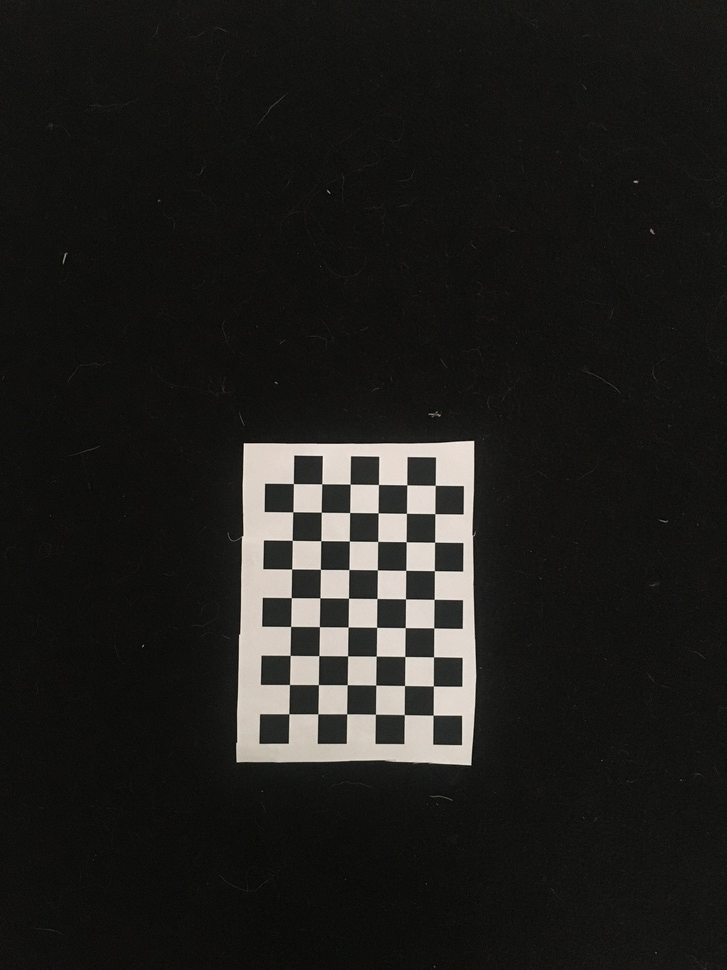
#> input picture training_imgs/chessboards/IMG_0829.JPG, 727 x 970 px, shrunk from 3024 x 4032 before the run; its folder holds only this picture in this run
$ python cal2.py
#> lines starting #> are read from the running program, lines starting #| are printed output that depends on the picture; after the words box and inside, x2 and y2 are one past the last pixel; in counts of white or black regions, pixels touching at a corner belong together
import numpy as np
import cv2
import glob

def matrixcalc ():
    # termination criteria
    criteria = (cv2.TERM_CRITERIA_EPS + cv2.TERM_CRITERIA_MAX_ITER, 30, 0.001)

    # prepare object points, like (0,0,0), (1,0,0), (2,0,0) ....,(6,5,0)
    objp = np.zeros((6*9,3), np.float32)
    objp[:,:2] = np.mgrid[0:6,0:9].T.reshape(-1,2)

    # Arrays to store object points and image points from all the images.
    objpoints = [] # 3d point in real world space
    imgpoints = [] # 2d points in image plane.

    images = glob.glob('training_imgs/chessboards/*.JPG')
    for fname in images:
        img = cv2.imread(fname)
#> img is the input picture: shape (970, 727, 3); mean B, G, R 28.7, 31.4, 32.1
        gray = cv2.cvtColor(img,cv2.COLOR_BGR2GRAY)

        # Find the chess board corners
        ret, corners = cv2.findChessboardCorners(gray, (6, 9),None)
#> ret = True; corners = 54 rows, first 8: [433.2, 715.1], [404.2, 714.6], [375.4, 714.2], [346.7, 713.7], [317.9, 713.8], [288.8, 713.7], [433.4, 685.9], [404.5, 685.5]

        # If found, add object points, image points (after refining them)
        if ret == True:
            objpoints.append(objp)

            corners2 = cv2.cornerSubPix(gray,corners,(11,11),(-1,-1),criteria)
#> corners2 = 54 rows, first 8: [433.1, 715.2], [404.3, 714.6], [375.4, 714.2], [346.6, 713.8], [317.8, 713.8], [288.8, 713.8], [433.4, 686], [404.5, 685.5]
            imgpoints.append(corners2)

            # Draw and display the corners
            img = cv2.drawChessboardCorners(img, (6, 9), corners2,ret)
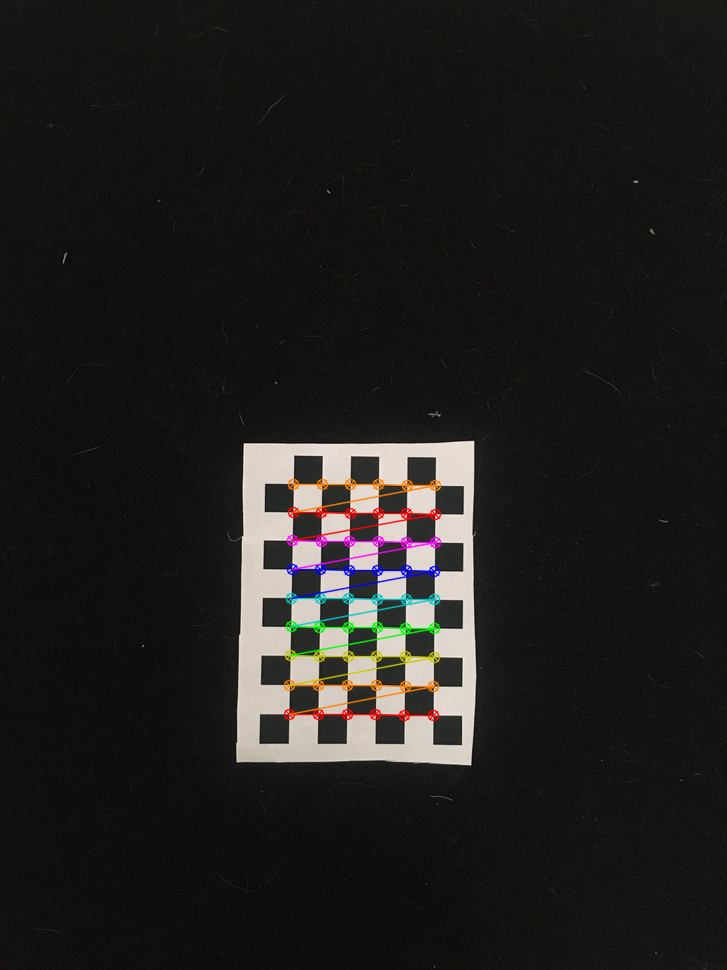
#> img: shape (970, 727, 3); 1.62% of pixels changed, all inside (x1, y1, x2, y2) = (283, 478, 442, 722)
            # cv2.imshow('img',img)
            # cv2.waitKey(500)

    ret, mtx, dist, rvecs, tvecs = cv2.calibrateCamera(objpoints, imgpoints, gray.shape[::-1],None,None)
#> ret = 0.0885; mtx = [[1167.8, 0, 355.8], [0, 1171, 394], [0, 0, 1]]; dist = [[0.693, -5.33, -0.037, -0.00227, 27.36]]; rvecs = ([0.0209, -0.018, -3.13],); tvecs = ([2.69, 11.22, 41.08],)

    np.save('Callibration_files/mtx_gustav.npy', mtx)
    np.save('Callibration_files/dist_gustav.npy', dist)
    return mtx, dist

    img = cv2.imread('training_imgs/chessboards/IMG_0833.JPG')
    h,  w = img.shape[:2]
    newcameramtx, roi=cv2.getOptimalNewCameraMatrix(mtx,dist,(w,h),1,(w,h))

    # undistort
    mapx,mapy = cv2.initUndistortRectifyMap(mtx,dist,None,newcameramtx,(w,h),5)
    dst = cv2.remap(img,mapx,mapy,cv2.INTER_LINEAR)

    # crop the image
    x,y,w,h = roi
    cv2.imwrite('calibresult.png', dst[y:y + h, x:x + w])

    np.save('Callibration_files/callibration_gustav.npy', dst[y:y + h, x:x + w])  # save

    cv2.destroyAllWindows()

    return dst

matrixcalc()

$ run again, on training_imgs/chessboards/IMG_0834.JPG
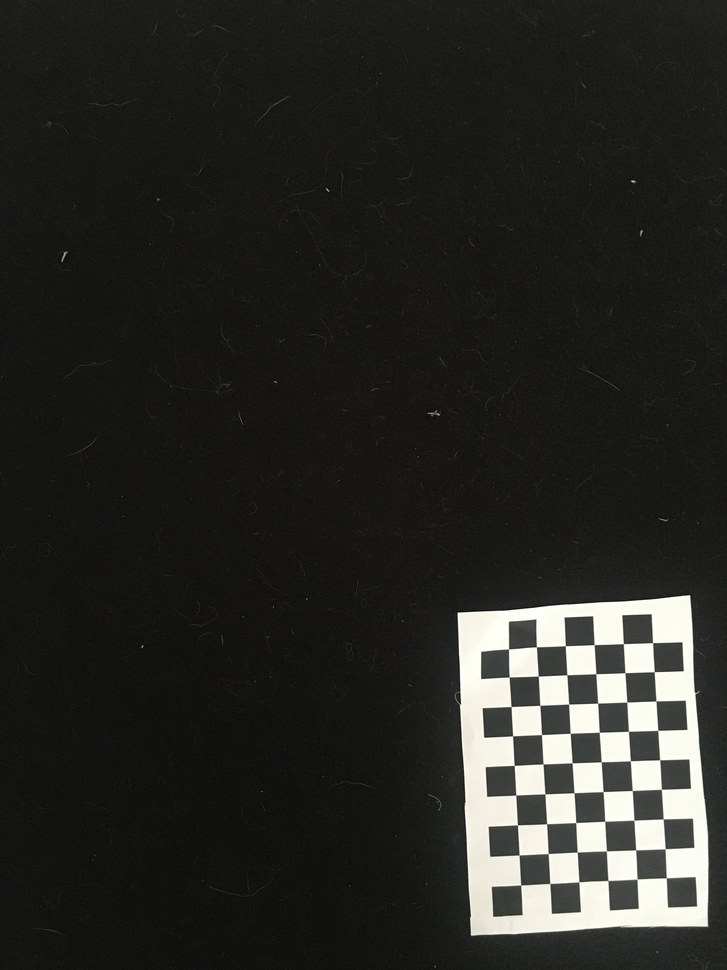
#> input picture training_imgs/chessboards/IMG_0834.JPG, 727 x 970 px, shrunk from 3024 x 4032 before the run
#> in matrixcalc, img is the input picture: shape (970, 727, 3); mean B, G, R 36.5, 40.3, 40
#> in matrixcalc, `ret, corners = cv2.findChessboardCorners(gray, (6, 9),None)`: ret = True; corners = 54 rows, first 8: [666.3, 877.7], [637, 879], [607.9, 880.4], [578.9, 881.8], [549.7, 883.4], [520.7, 885], [665.2, 848.7], [635.6, 849.8]
#> corners2 = 54 rows, first 8: [666.3, 877.8], [637, 879.1], [607.9, 880.5], [578.9, 881.9], [549.7, 883.4], [520.6, 885], [665.1, 848.8], [635.7, 849.9]
#> in matrixcalc, `img = cv2.drawChessboardCorners(img, (6, 9), corners2,ret)`:
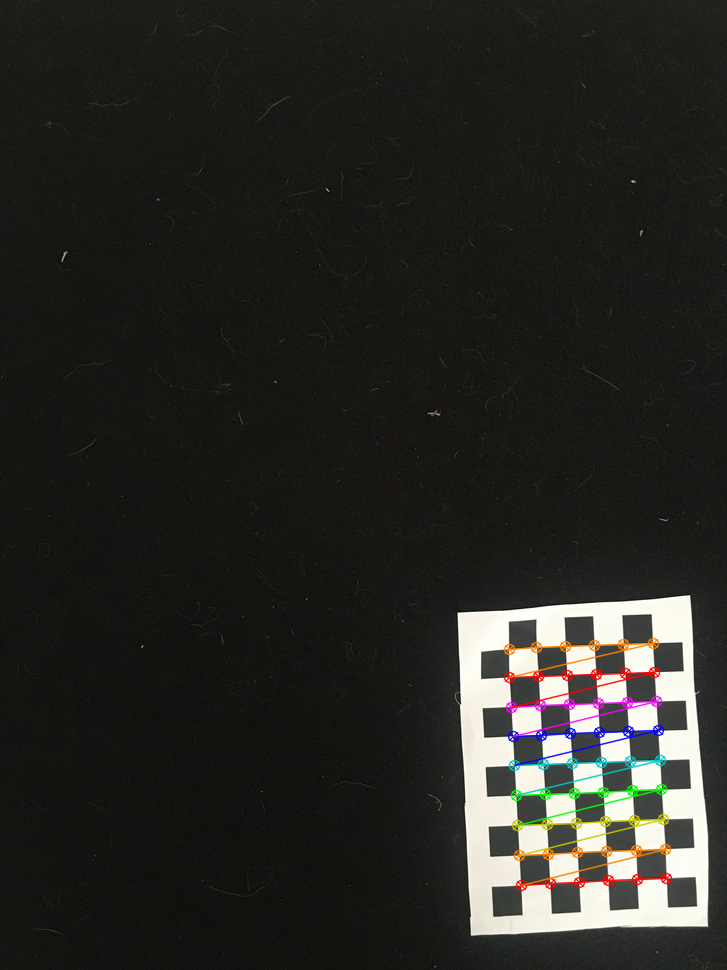
#> img: shape (970, 727, 3); 1.65% of pixels changed, all inside (x1, y1, x2, y2) = (503, 637, 673, 892)
#> in matrixcalc, `ret, mtx, dist, rvecs, tvecs = cv2.calibrateCamera(objpoints, imgpoint..`: ret = 0.221; mtx = [[4495.7, 0, 366.9], [0, 4553.3, 488], [0, 0, 1]]; dist = [[4.36, 76.27, -0.0768, -0.0457, -13961.4]]; rvecs = ([-0.0615, 0.167, 3.09],); tvecs = ([10.31, 13.29, 156.8],)

$ run again, on training_imgs/chessboards/IMG_0835.JPG
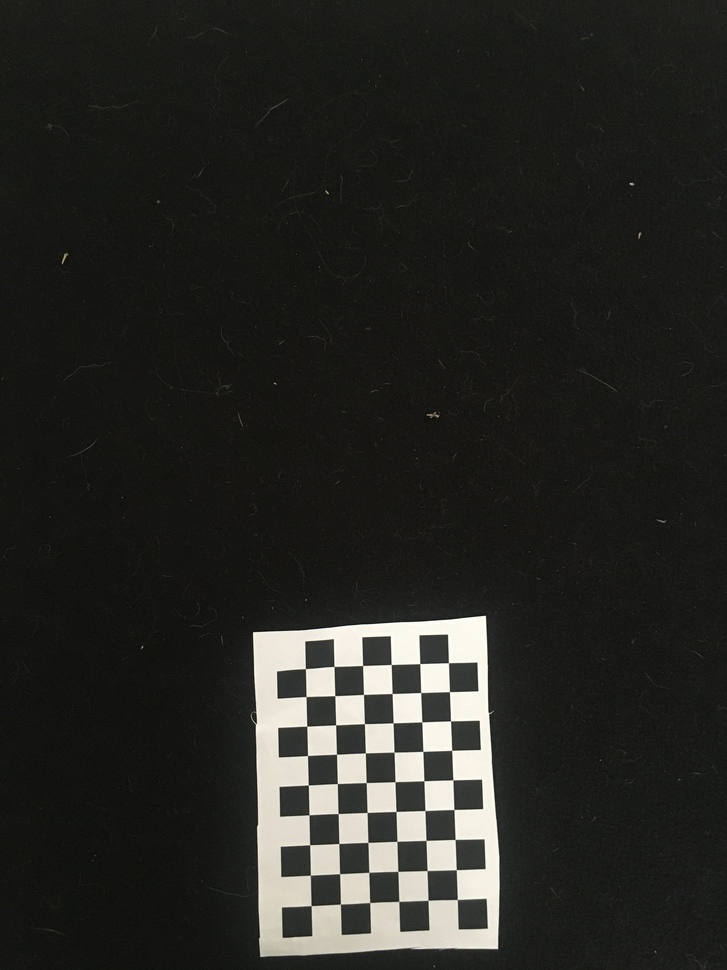
#> input picture training_imgs/chessboards/IMG_0835.JPG, 727 x 970 px, shrunk from 3024 x 4032 before the run
#> in matrixcalc, img is the input picture: shape (970, 727, 3); mean B, G, R 35.4, 39, 38.9
#> in matrixcalc, `ret, corners = cv2.findChessboardCorners(gray, (6, 9),None)`: ret = True; corners = 54 rows, first 8: [457.3, 899.4], [428, 900.3], [398.8, 901.3], [369.7, 902.5], [340.4, 904.1], [311.1, 905.6], [456.3, 869.7], [427, 870.5]
#> corners2 = 54 rows, first 8: [457.3, 899.5], [428, 900.3], [398.8, 901.4], [369.7, 902.5], [340.4, 904.1], [311.1, 905.6], [456.3, 869.7], [427.1, 870.5]
#> in matrixcalc, `img = cv2.drawChessboardCorners(img, (6, 9), corners2,ret)`:
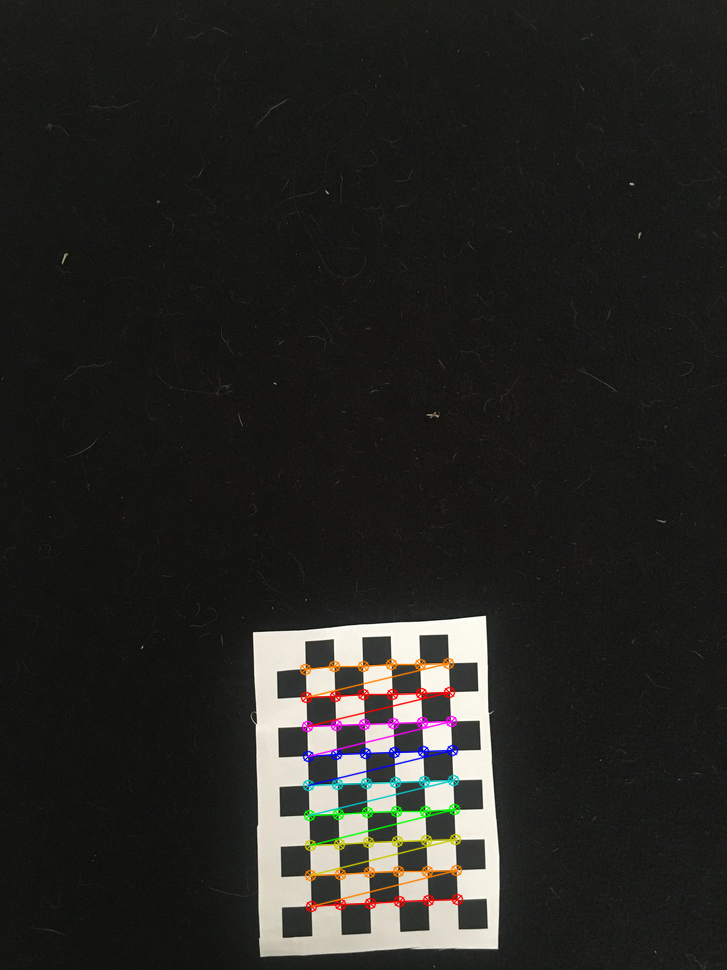
#> img: shape (970, 727, 3); 1.64% of pixels changed, all inside (x1, y1, x2, y2) = (299, 657, 464, 913)
#> in matrixcalc, `ret, mtx, dist, rvecs, tvecs = cv2.calibrateCamera(objpoints, imgpoint..`: ret = 0.177; mtx = [[1821.2, 0, 333.7], [0, 1839.5, 479.7], [0, 0, 1]]; dist = [[1.44, -3.79, -0.0355, -0.0239, -32.54]]; rvecs = ([-0.00252, -0.142, 3.1],); tvecs = ([4.3, 14.31, 64.8],)

$ run again, on training_imgs/chessboards/IMG_0836.JPG
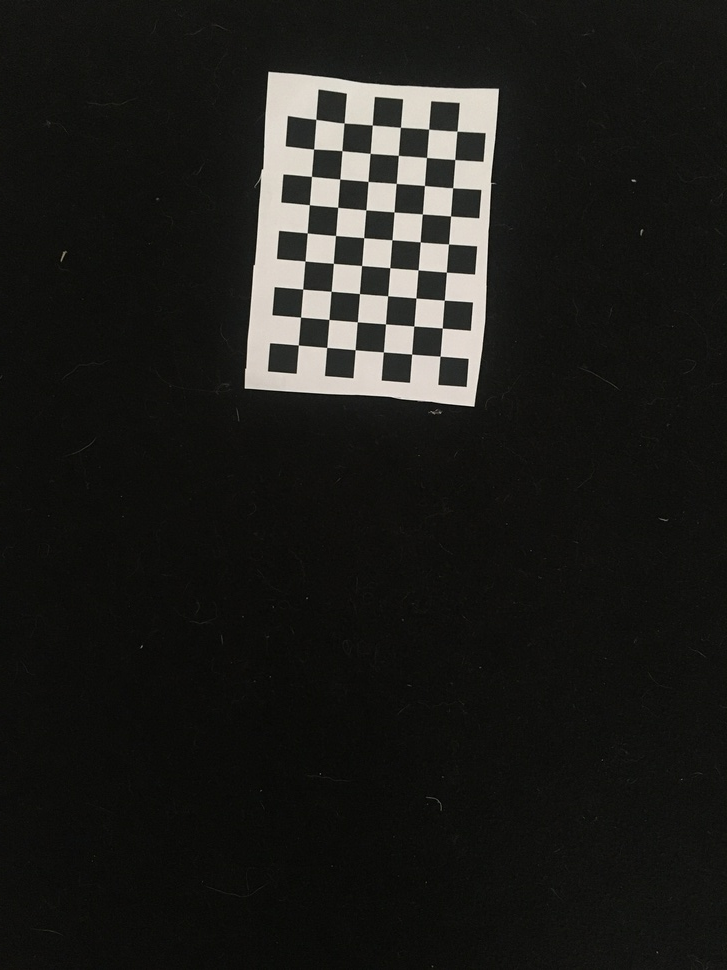
#> input picture training_imgs/chessboards/IMG_0836.JPG, 727 x 970 px, shrunk from 3024 x 4032 before the run
#> in matrixcalc, img is the input picture: shape (970, 727, 3); mean B, G, R 27.2, 30, 30.3
#> in matrixcalc, `ret, corners = cv2.findChessboardCorners(gray, (6, 9),None)`: ret = True; corners = 54 rows, first 8: [440.1, 356.2], [411.7, 354.1], [383.4, 351.9], [355.1, 349.7], [326.7, 347.5], [298.4, 345], [442.3, 328.1], [413.8, 326]
#> corners2 = 54 rows, first 8: [440.1, 356.2], [411.6, 354.1], [383.4, 351.9], [355.1, 349.7], [326.7, 347.4], [298.3, 345.1], [442.3, 328], [413.8, 326]
#> in matrixcalc, `img = cv2.drawChessboardCorners(img, (6, 9), corners2,ret)`:
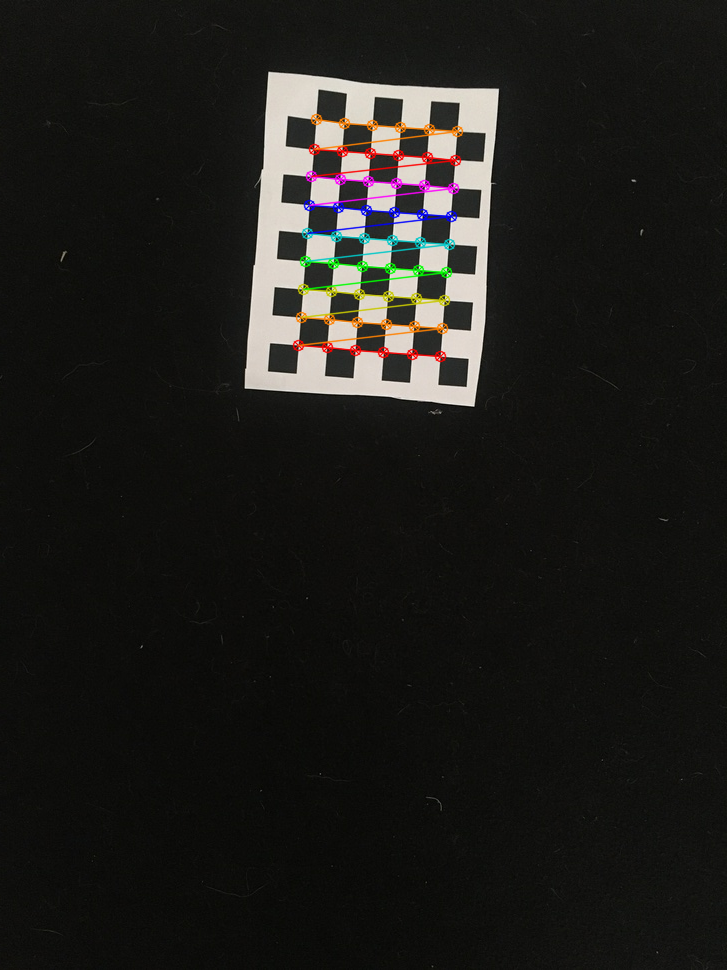
#> img: shape (970, 727, 3); 1.62% of pixels changed, all inside (x1, y1, x2, y2) = (292, 113, 464, 363)
#> in matrixcalc, `ret, mtx, dist, rvecs, tvecs = cv2.calibrateCamera(objpoints, imgpoint..`: ret = 0.238; mtx = [[10866.2, 0, 363.2], [0, 10910.7, 485.2], [0, 0, 1]]; dist = [[-7.46, 6555.1, -0.0049, -0.0268, 9.68]]; rvecs = ([-0.00361, -0.202, -3.06],); tvecs = ([2.71, -4.52, 382.2],)

$ run again, on training_imgs/chessboards/IMG_0830.JPG
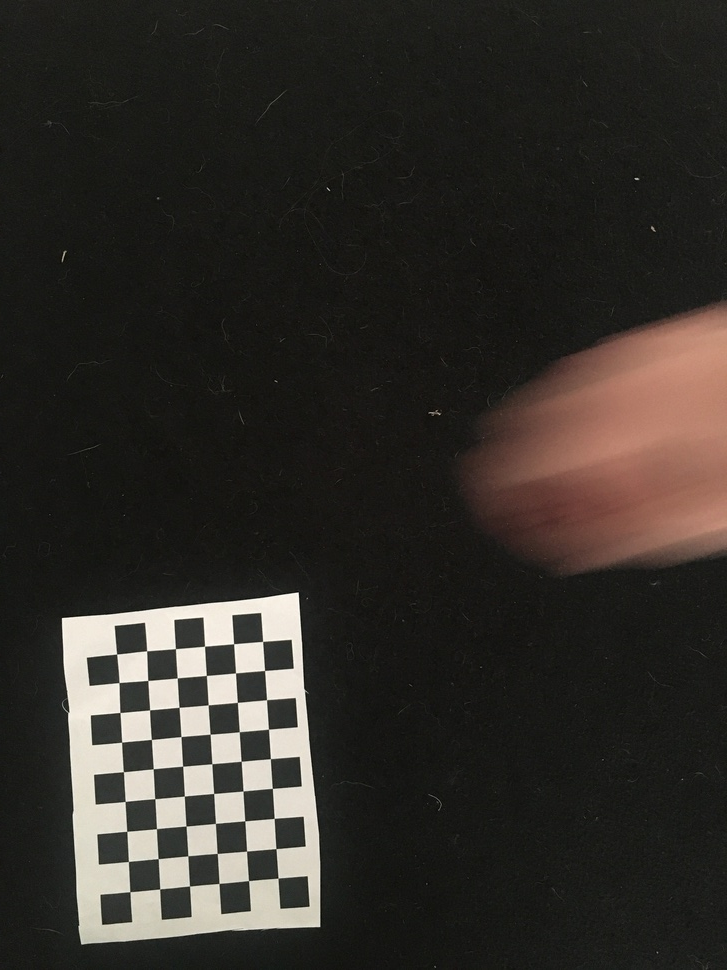
#> input picture training_imgs/chessboards/IMG_0830.JPG, 727 x 970 px, shrunk from 3024 x 4032 before the run
#> in matrixcalc, img is the input picture: shape (970, 727, 3); mean B, G, R 40.6, 45.2, 48.7
#> in matrixcalc, `gray = cv2.cvtColor(img,cv2.COLOR_BGR2GRAY)`:
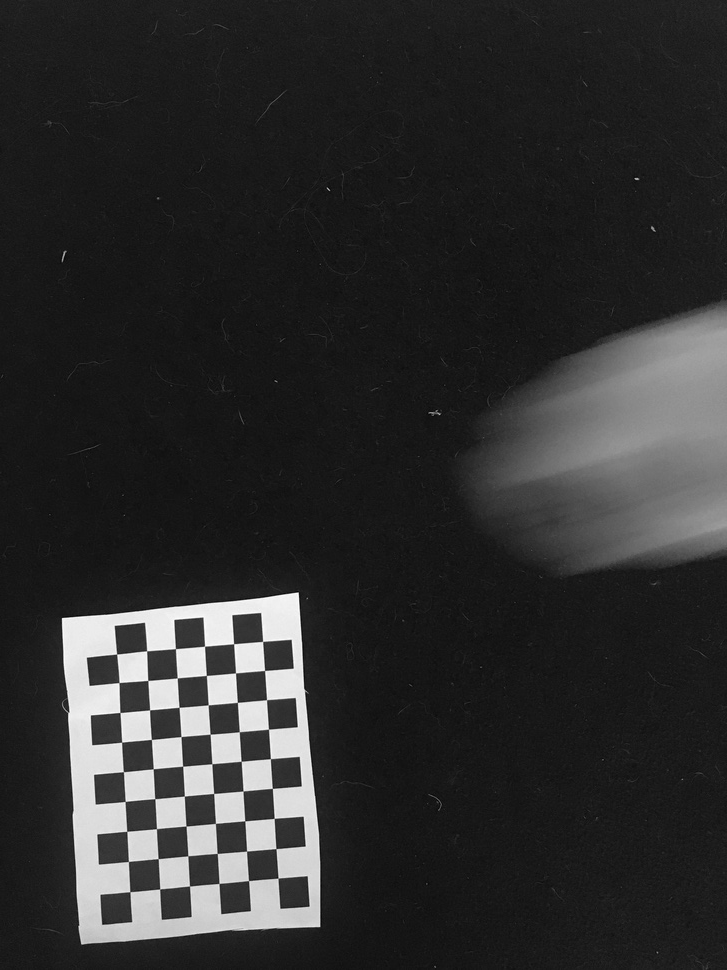
#> gray: shape (970, 727); min 0, max 254, mean 45.8
#> in matrixcalc, `ret, corners = cv2.findChessboardCorners(gray, (6, 9),None)`: ret = True; corners = 54 rows, first 8: [278, 878.2], [248.6, 880.6], [219, 883.4], [189.5, 886], [159.6, 889], [129.8, 891.7], [275.9, 848.6], [246.6, 851.1]
#> corners2 = 54 rows, first 8: [278, 878.1], [248.5, 880.6], [219, 883.4], [189.5, 886.1], [159.7, 888.9], [129.9, 891.7], [275.9, 848.6], [246.6, 851.2]
#> in matrixcalc, `img = cv2.drawChessboardCorners(img, (6, 9), corners2,ret)`:
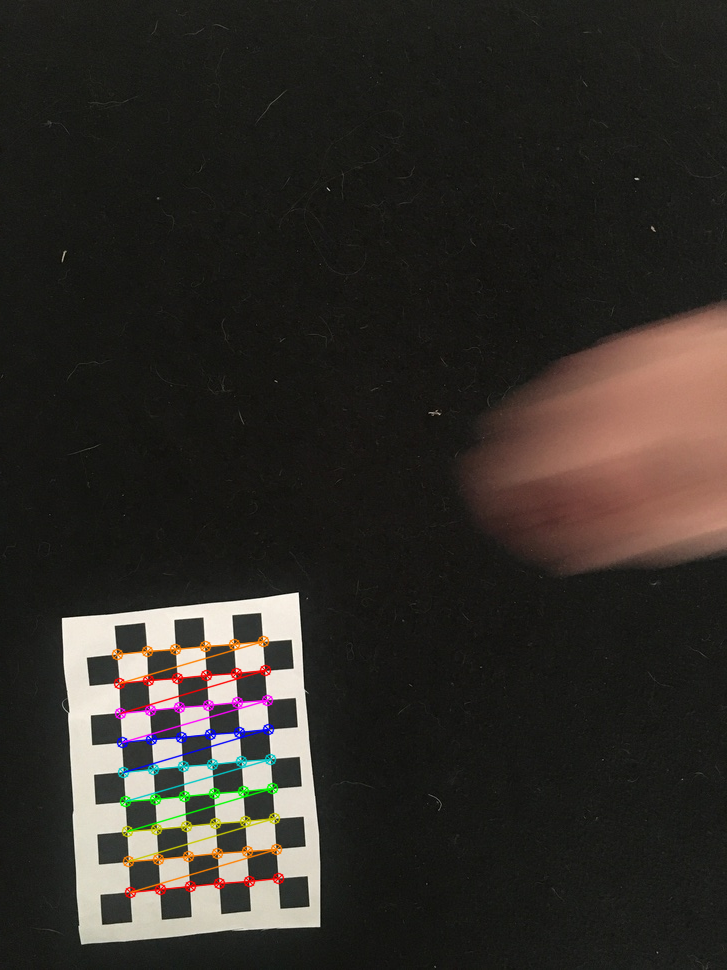
#> img: shape (970, 727, 3); 1.65% of pixels changed, all inside (x1, y1, x2, y2) = (111, 635, 285, 899)
#> in matrixcalc, `ret, mtx, dist, rvecs, tvecs = cv2.calibrateCamera(objpoints, imgpoint..`: ret = 0.205; mtx = [[1952.8, 0, 272.8], [0, 1929, 389], [0, 0, 1]]; dist = [[0.692, -5.48, 0.00105, -0.0208, 23.71]]; rvecs = ([-0.000506, 0.0161, 3.07],); tvecs = ([0.259, 16.8, 68.07],)
